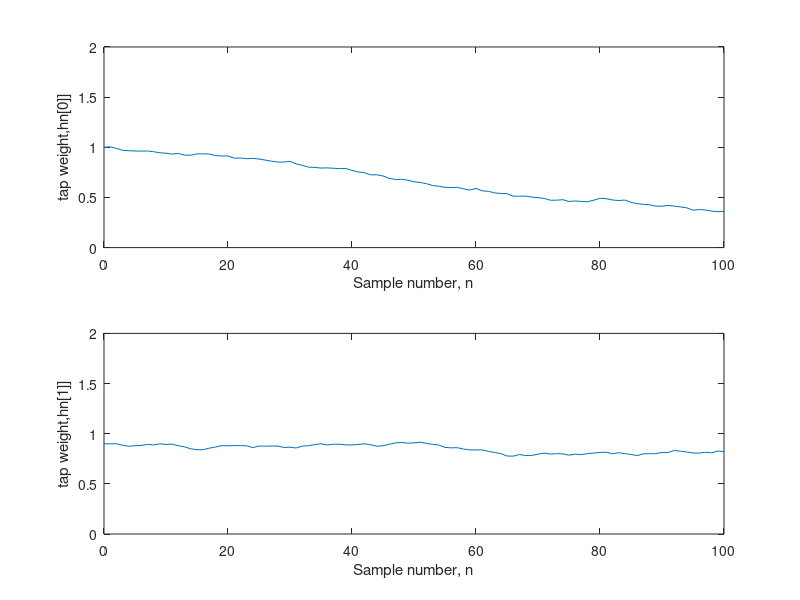
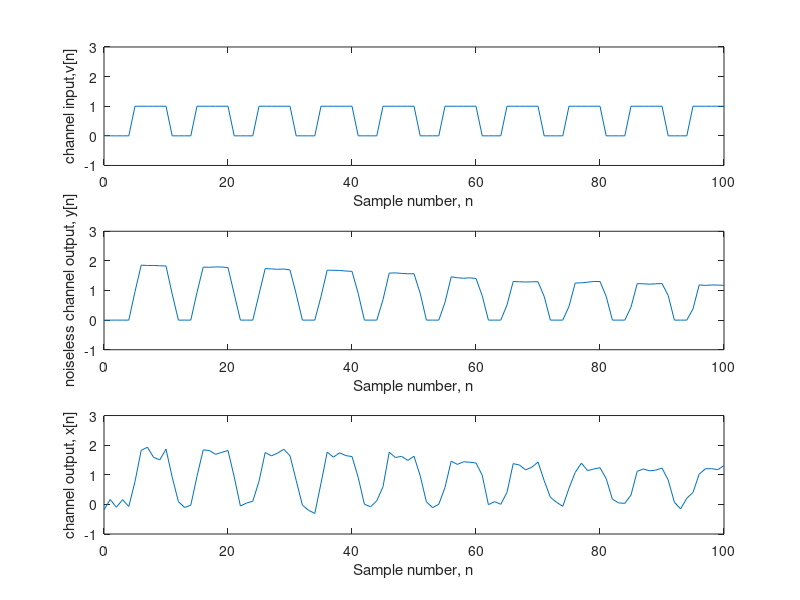
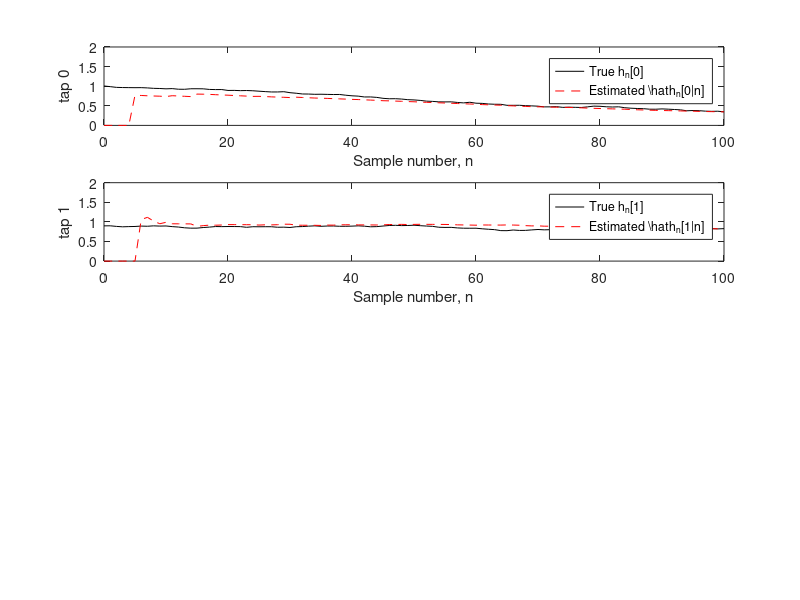
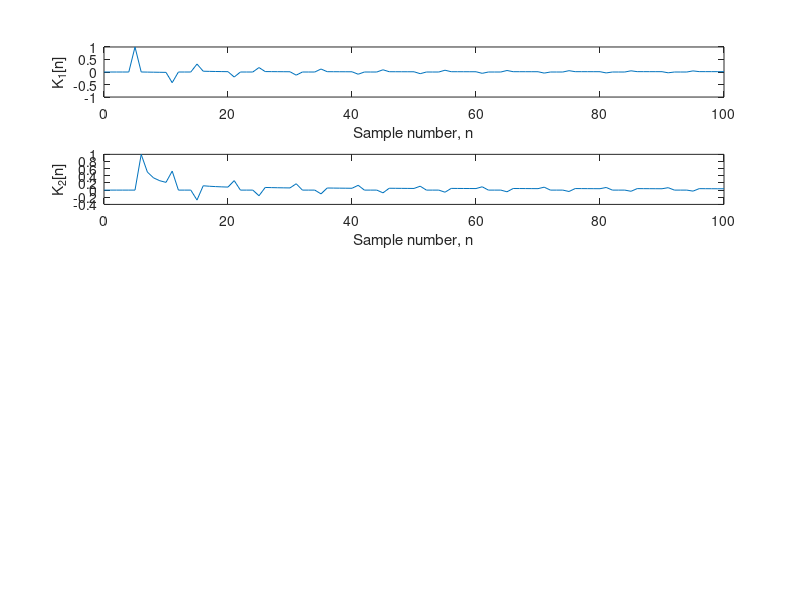

MATLAB code to generate these figures, in order:
%% Lab 2 - Kalman Filter
clear;clc;close all

N = 100;
p = 2;
A = [0.99 0.00;0.00 0.999];
Q = [0.0001 0 ; 0 0.0001];
sigma_w= 0.1;
%% Fig 13.16 (channel realization)
Hn = zeros(p, N+2);
hn = [1; 0.9];    % h[-1]
Hn(:,1) = hn;
for n=1:N+1
    hn = A*hn+(mvnrnd(zeros(p,1),Q))'; %dynamic model
    Hn(:, n+1) = hn;
end
figure;
subplot(2,1,1)
plot(0:N,Hn(1,1:N+1));
ylim([0 2])
ylabel('tap weight,hn[0]]')
xlabel('Sample number, n')

subplot(2,1,2)
plot(0:N,Hn(2,1:N+1));
ylim([0 2]);
ylabel('tap weight,hn[1]]')
xlabel('Sample number, n')

%% Signal generation (Fig 13.17)
%%%% input v[n] %%%%
T=10;
vn = zeros(N+2,1);
for n=T/2+1:T+1
    vn(n:T:N+1) = 1;
end
figure;
subplot(3,1,1)
plot(0:N,vn(1:N+1)); %Fig 13.17
ylim([-1 3])
ylabel('channel input,v[n]')
xlabel('Sample number, n')
%%%% noiseless channel output  y[n] %%%%

yn = zeros(N+1,1);


yn(1) = Hn(1,2)*vn(1);

for n = 1:N
    yn(n+1) = Hn(1,n+2)*vn(n+1) + Hn(2,n+2)*vn(n);
end

subplot(3,1,2)
plot(0:N, yn(1:N+1) ) % plot y[n] (Fig 13.17b) 
ylim([-1 3]);
ylabel('noiseless channel output, y[n]')
xlabel('Sample number, n')
%%%% channel output x[n] %%%%
wn = sigma_w*randn(N+1,1);
xn = yn + wn; 


subplot(3,1,3)
plot(0:N, xn(1:N+1)) % plot received signal with noise (Fig 13.17b) 
ylim([-1 3]);
ylabel('channel output, x[n]')
xlabel('Sample number, n')
%% KALMAL FILTER %%%%%%%%%%%%%%%%%%%

sigma2 = 0.1;        % observation noise variance

h_hat = zeros(p,1);  % h[-1|-1] initial estimate (2x1)
M = 100*eye(p);      % M[-1|-1] initial error covariance (2x2)

% storage for plots (like Kay Fig 13.18/13.19/13.20)
Hhat = zeros(p, N+1);    % estimated taps over time: h[n|n]
Khist = zeros(p, N+1);   % Kalman gains K[n]
mse_trace = zeros(1, N+1); % trace of M[n|n]
Mdiag = zeros(p, N+1);      % diag of M[n|n] for each n (2 entries)
for n = 0:N
    % Build measurement vector v[n]^T = [v[n]  v[n-1]]
    if n == 0
        vvec = [vn(1); 0];      % v[-1]=0
    else
        vvec = [vn(n+1); vn(n)];
    end

    % ---- Prediction step (time update) ----
    h_pred = A*h_hat;
    M_pred = A*M*A' + Q;

    % ---- Kalman gain ----
    denom = sigma2 + vvec.'*M_pred*vvec;   % scalar
    K = (M_pred*vvec) / denom;             % (2x1)

    % ---- Measurement update ----
    innov = xn(n+1) - vvec.'*h_pred;       % innovation: x - predicted x
    h_hat = h_pred + K*innov;
    M = (eye(p) - K*vvec.')*M_pred;

    % store
    Hhat(:, n+1) = h_hat;
    Khist(:, n+1) = K;
    mse_trace(n+1) = trace(M);
    Mdiag(:, n+1) = diag(M);
end

figure;

subplot(4,1,1)
plot(0:N, Hn(1,2:N+2), 'k', 0:N, Hhat(1,:), 'r--');
ylim([0 2])
xlabel('Sample number, n')
ylabel('tap 0')
legend('True h_n[0]', 'Estimated \hat{h}_n[0|n]')

subplot(4,1,2)
plot(0:N, Hn(2,2:N+2), 'k', 0:N, Hhat(2,:), 'r--');
ylim([0 2])
xlabel('Sample number, n')
ylabel('tap 1')
legend('True h_n[1]', 'Estimated \hat{h}_n[1|n]')
%% Plotting Kalmar Gain
% === Fig 13.19: Kalman filter gains ===
figure;

subplot(5,1,1)
plot(0:N, Khist(1,:))
xlabel('Sample number, n')
ylabel('K_1[n]')

subplot(5,1,2)
plot(0:N, Khist(2,:))
xlabel('Sample number, n')
ylabel('K_2[n]')
%% Plotting MSE
% === Fig 13.20: Minimum MSE (diagonal of M) ===
figure;
subplot(6,1,1)
plot(0:N, Mdiag(1,:))
ylim([0 0.2])
xlabel('Sample number, n')
ylabel('M_{11}[n|n]')

subplot(6,1,2)
plot(0:N, Mdiag(2,:))
ylim([0 0.2])
xlabel('Sample number, n')
ylabel('M_{22}[n|n]')
